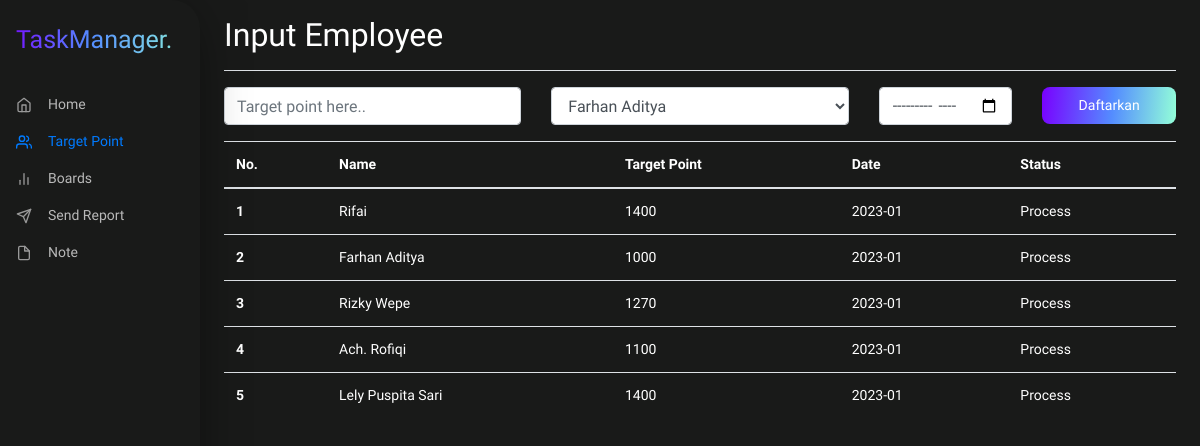
Screenshot of /component/scrum-master/target (signed in) with the database file from the repository.
### tables this page shows
CREATE TABLE `tb_target` (
  `idtarget` int(11) NOT NULL,
  `idaccount` int(11) NOT NULL,
  `total_target` int(11) NOT NULL,
  `date` varchar(45) NOT NULL,
  `status` varchar(45) NOT NULL
);

CREATE TABLE `tb_account` (
  `idaccount` int(11) NOT NULL,
  `idorganization` int(11) NOT NULL,
  `username` varchar(100) NOT NULL,
  `email` varchar(100) NOT NULL,
  `password` varchar(100) NOT NULL,
  `name` varchar(100) NOT NULL,
  `photos` text NOT NULL,
  `role` varchar(45) NOT NULL
);

### component/scrum-master/target/index.php (the view, shortened to what this page needs)
<?php
    include '../../../src/connection/connection.php';
    $idOrganization = $_SESSION['idorganization'];
?>
<!DOCTYPE html>
<html lang="en">
<head>
    <link rel="stylesheet" href="https://cdn.jsdelivr.net/npm/bootstrap@4.5.3/dist/css/bootstrap.min.css">
	<link rel="stylesheet" type="text/css" href="../../../src/css/style.css">
    <link href="../assets/dist/css/bootstrap.min.css" rel="stylesheet">
    <link href="../../../src/css/dashboard.css" rel="stylesheet">
</head>
<body>
<div class="container-fluid">
  <div class="row">
    <nav id="sidebarMenu" class="col-md-3 col-lg-2 d-md-block sidebar collapse">
      <div class="sidebar-sticky">
        <h1 class="title-logo mb-4">TaskManager.</h1>
        <ul class="nav flex-column">
        <li class="nav-item">
            <a class="nav-link d-flex align-items-center" href="../home/">
              <span class="mr-3" data-feather="home"></span>
              Home
            </a>
          </li>
          <li class="nav-item">
            <a class="nav-link active d-flex align-items-center" href="../target">
              <span class="mr-3" data-feather="users"></span>
              Target Point
            </a>
          <li class="nav-item">
            <a class="nav-link d-flex align-items-center" href="../boards">
              <span class="mr-3" data-feather="bar-chart-2"></span>
              Boards
            </a>
          </li>
          <li class="nav-item">
            <a class="nav-link d-flex align-items-center" href="../send-report/">
              <span class="mr-3" data-feather="send"></span>
              Send Report
            </a>
          </li>
          <li class="nav-item">
            <a class="nav-link d-flex align-items-center" href="../note/">
              <span class="mr-3" data-feather="file"></span>
              Note
            </a>
          </li>
        </ul>
      </div>
    </nav>
    <main role="main" class="col-md-9 ml-sm-auto col-lg-10 px-md-4" style="height: 100vh;">
      <div class="d-flex justify-content-between flex-wrap flex-md-nowrap align-items-center pt-3 pb-2 mb-3 border-bottom">
        <h1 class="h2">Input Employee</h1>
      </div>
      <form action="fetch/addTargetPoint.php" method="POST">
        <div class="row">
          <form action="fetch/addTargetPoint.php" method="post">
            <div class="form-group col-md-4">
              <input type="number" name="point" class="form-control" id="exampleFormControlInput1" placeholder="Target point here..">
            </div>
            <div class="form-group col-md-4">
              <select class="form-control" name="account" id="">
              <?php
              $queryAccount  = mysqli_query($connect, "SELECT * FROM tb_account WHERE idorganization=$idOrganization AND role != 'Admin'");
              while($row = mysqli_fetch_array($queryAccount)){?>
                <option value="<?=$row['idaccount']?>"><?=$row['name']?></option>
              <?php } ?>
              </select>
            </div>
            <div class="form-group col-md-2">
              <input type="month" name="date" class="form-control" id="exampleFormControlInput1">
            </div>
            <div class="form-group col-md-2">
              <button type="submit" class="btn-linear-primary p-2" style="width: 100%;">Daftarkan</button>
            </div>
          </form>
        </div>
      </form>
      <table class="table">
        <thead>
          <tr>
            <th scope="col">No.</th>
            <th scope="col">Name</th>
            <th scope="col">Target Point</th>
            <th scope="col">Date</th>
            <th scope="col">Status</th>
          </tr>
        </thead>
        <tbody>
          <?php
          $no = 1;
          $queryAccount  = mysqli_query($connect, "SELECT * FROM tb_target INNER JOIN tb_account ON tb_target.idaccount = tb_account.idaccount WHERE idorganization=$idOrganization");
          while($row = mysqli_fetch_array($queryAccount)){?>
          <tr>
            <th scope="row"><?=$no?></th>
            <td><?=$row['name']?></td>
            <td><?=$row['total_target']?></td>
            <td><?=$row['date']?></td>
            <td><?=$row['status']?></td>
          </tr>
          <?php $no++;
          } ?>
        </tbody>
      </table>
    </main>
  </div>
</div>
</body>
</html>

### src/css/style.css (style rules this page uses)
.title-logo { font-family: 'Cantora One', sans-serif; padding: 0.5rem 1rem; font-style: normal; font-weight: 400; font-size: 25px; line-height: 28px; display: flex; align-items: center; background: linear-gradient(93.85deg, #7900FF 0%, #548CFF 45.31%, #93FFD8 100%); -webkit-background-clip: text; -webkit-text-fill-color: transparent; background-clip: text; text-fill-color: transparent; }
.btn-linear-primary { background: linear-gradient(95.62deg, #7900FF 0%, #548CFF 52.6%, #93FFD8 100%); border-radius: 8px; font-family: 'Catamaran', sans-serif; color: #FFF; font-weight: 500; border: 0; }
.form-control { background-color: #202020; color: #B9B9B9; }

### src/css/dashboard.css (style rules this page uses)
body { font-size: .875rem; font-family: 'Catamaran', sans-serif; color: #FFFFFF; }
.table { color: #FFF; }
.feather { width: 16px; height: 16px; vertical-align: text-bottom; }
.container-fluid { background-color: #191A19; }
.sidebar { position: fixed; top: 0; bottom: 0; left: 0; z-index: 100; padding: 10px 0 0; background: #191A19; box-shadow: 2px 0px 60px -20px rgba(0, 0, 0, 0.75); border-radius: 0px 28px 28px 0px; }
.sidebar-sticky { position: relative; top: 0; height: calc(100vh - 48px); padding-top: .5rem; overflow-x: hidden; overflow-y: auto; }
.sidebar .nav-link { font-weight: 500; color: #B9B9B9; }
.sidebar .nav-link .feather { margin-right: 4px; color: #999; }
.sidebar .nav-link.active { color: #007bff; }
.sidebar .nav-link:hover .feather, .sidebar .nav-link.active .feather { color: inherit; }

### rows the page displays
tb_target: idaccount.name "Rifai", total_target "1400", date "2023-01", status "Process"
tb_target: idaccount.name "Farhan Aditya", total_target "1000", date "2023-01", status "Process"
tb_target: idaccount.name "Rizky Wepe", total_target "1270", date "2023-01", status "Process"
tb_target: idaccount.name "Ach. Rofiqi", total_target "1100", date "2023-01", status "Process"
tb_target: idaccount.name "Lely Puspita Sari", total_target "1400", date "2023-01", status "Process"

### other values shown
form field account "Farhan Aditya"
